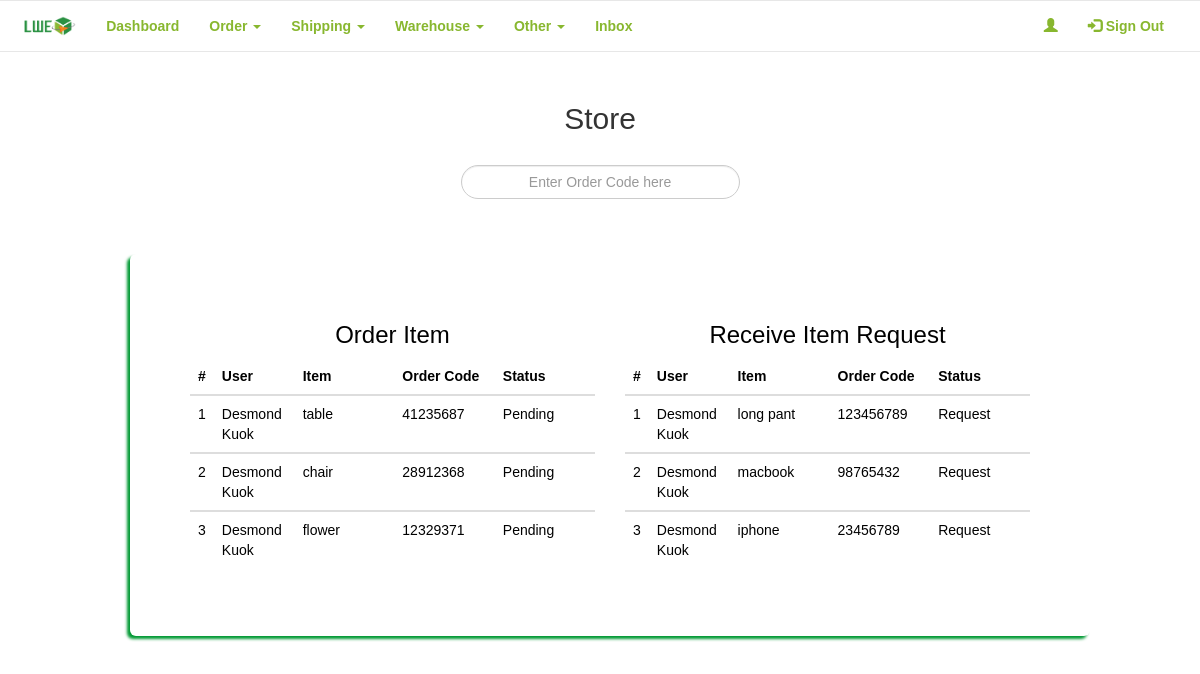
/LWE_Buy/admin/store.php, run on the app's committed database.
### tables this page shows
CREATE TABLE `order_list` (
  `ol_id` int(11) NOT NULL,
  `user_id` int(11) NOT NULL,
  `status` varchar(15) NOT NULL,
  `datetime` timestamp NOT NULL DEFAULT CURRENT_TIMESTAMP ON UPDATE CURRENT_TIMESTAMP,
  `price` decimal(10,2) DEFAULT NULL
);

CREATE TABLE `users` (
  `user_id` int(11) NOT NULL,
  `fname` varchar(50) NOT NULL,
  `lname` varchar(50) NOT NULL,
  `contact` varchar(15) DEFAULT NULL,
  `email` varchar(50) NOT NULL,
  `password` varchar(255) NOT NULL,
  `type` varchar(10) NOT NULL,
  `image` text NOT NULL,
  `login_status` varchar(55) NOT NULL
);

CREATE TABLE `order_item` (
  `oi_id` int(11) NOT NULL,
  `order_id` int(11) NOT NULL,
  `name` varchar(50) NOT NULL,
  `link` varchar(255) NOT NULL,
  `type` varchar(50) NOT NULL,
  `unit` int(15) NOT NULL,
  `remark` varchar(255) DEFAULT NULL,
  `price` decimal(10,2) DEFAULT NULL,
  `statuss` varchar(15) DEFAULT NULL,
  `order_code` varchar(25) DEFAULT NULL,
  `datetimes` timestamp NOT NULL DEFAULT CURRENT_TIMESTAMP ON UPDATE CURRENT_TIMESTAMP
);

CREATE TABLE `receive_request` (
  `rr_id` int(11) NOT NULL,
  `user_id` int(11) NOT NULL,
  `name` varchar(50) NOT NULL,
  `order_code` varchar(25) NOT NULL,
  `status` varchar(20) NOT NULL,
  `datetime` timestamp NOT NULL DEFAULT CURRENT_TIMESTAMP ON UPDATE CURRENT_TIMESTAMP
);

### LWE_Buy/admin/store.php (the view, shortened to what this page needs)
<?php
require_once '../connection/config.php';
$counter = 0;
$counters = 0;
$query2 = "SELECT *
            FROM ((order_list ol
            JOIN users us
            ON us.user_id = ol.user_id)
            JOIN order_item oi
            ON oi.order_id = ol.ol_id)
            WHERE statuss = 'Pending'";
$result2 = mysqli_query($con, $query2);
$query3 = "SELECT *
            FROM users us
            JOIN receive_request rr
            ON rr.user_id = us.user_id
            WHERE status= 'Request'";
$result3 = mysqli_query($con, $query3);
?>
<!DOCTYPE html>
<html data-ng-app="myApp">
    <head>
        <link rel="stylesheet" href="https://maxcdn.bootstrapcdn.com/bootstrap/3.3.7/css/bootstrap.min.css">
        <link href="../frameworks/css/style.css" rel="stylesheet"/>
    </head>
    <body>
        <div class="row">
            <?php include_once('nav.php')?>
        </div>
        <center>
            <div class="container">
                <div class="row" style="padding-top: 10px; padding-bottom: 15px;">
                    <div class="col-xs-12 col-md-12 col-lg-12">
                        <h2>Store</h2>
                    </div>
                </div>
            </div>
            <section class="content">
                <div class="container">
                    <div class="row">
                        <div class="col-xs-12 col-md-12 col-lg-12">
                            <form action="store.php" method="post">
                                <input type="text" name="search" class="form-control" autofocus placeholder="Enter Order Code here" style="border-radius: 30px; width: 30%; text-align:center;" required>
                                <br/>
                            </form>
                        </div>
                    </div>
                </div>
            </section>
            <br/>
            <section class="content">
                <div class="container">
                    <div class="row">
                        <div class="col-xs-12 col-md-12 col-lg-12 jumbotron">
                            <div class="row" style="padding-top: -10px;">
                                <div class="col-xs-12 col-md-6 col-lg-6">
                                    <h3>Order Item</h3>
                                    <?php
                                    if(mysqli_num_rows($result2) > 0)
                                    {
                                    ?>
                                    <table class="table thead-bordered table-hover" id="receive">
                                        <thead>
                                            <tr>
                                                <th width="5%">#</th>
                                                <th width="20%">User</th>
                                                <th width="25%">Item</th>
                                                <th width="25%">Order Code</th>
                                                <th width="25%">Status</th>
                                            </tr>
                                        </thead>
                                        <?php
                                            while($row = mysqli_fetch_array($result2))
                                            {
                                                $counter++;
                                                ?>
                                                <tbody>
                                                    <tr>
                                                        <td><?php echo $counter; ?></td>
                                                        <td><?php echo $row['fname']; ?> <?php echo $row['lname']; ?></td>
                                                        <td><?php echo $row['name']; ?></td>
                                                        <td><?php echo $row['order_code']; ?></td>
                                                        <td><?php echo $row['statuss']; ?></td>
                                                    </tr>
                                                </tbody>
                                                <?php
                                            }
                                        }else{
                                            ?>
                                                <p>There is order item need receive.</p>
                                            <?php
                                        }
                                    ?>
                                    </table>
                                </div>
                                <div class="col-xs-12 col-md-6 col-lg-6">
                                    <h3>Receive Item Request</h3>
                                    <?php
                                    if(mysqli_num_rows($result3) > 0)
                                    {
                                    ?>
                                    <table class="table thead-bordered table-hover" id="receives">
                                        <thead>
                                            <tr>
                                                <th width="5%">#</th>
                                                <th width="20%">User</th>
                                                <th width="25%">Item</th>
                                                <th width="25%">Order Code</th>
                                                <th width="25%">Status</th>
                                            </tr>
                                        </thead>
                                        <?php
                                            while($row = mysqli_fetch_array($result3))
                                            {
                                                $counters++;
                                                ?>
                                                <tbody>
                                                    <tr>
                                                        <td><?php echo $counters; ?></td>
                                                        <td><?php echo $row['fname']; ?> <?php echo $row['lname']; ?></td>
                                                        <td><?php echo $row['name']; ?></td>
                                                        <td><?php echo $row['order_code']; ?></td>
                                                        <td><?php echo $row['status']; ?></td>
                                                    </tr>
                                                </tbody>
                                                <?php
                                            }
                                        }else{
                                            ?>
                                                <p>There is no receive item request.</p>
                                            <?php
                                        }
                                    ?>
                                    </table>
                                </div>
                            </div>
                        </div>
                    </div>
                </div>
            </section>
        </center>
    </body>
</html>

### LWE_Buy/frameworks/css/style.css (style rules this page uses)
html, body { height: 100%; }
body { background-image: url("../../resources/img/bg.jpg"); font-family: sans-serif; overflow-x: hidden; }
.container { width: 80%; margin: 0px auto 5px auto;; min-height: 57%; }
.jumbotron { margin: 10px; background: #fff; border-radius: 5px; color: #000; box-shadow: -3px 3px 3px #009933; }

### data on the page
order_list: user.fname "Desmond", user.lname "Kuok", order_item.name "table", order_item.order_code "41235687", order_item.statuss "Pending", order_item.name "chair", order_item.order_code "28912368", order_item.name "flower", order_item.order_code "12329371"
receive_request: user.fname "Desmond", user.lname "Kuok", name "long pant", order_code "123456789", status "Request"
receive_request: user.fname "Desmond", user.lname "Kuok", name "macbook", order_code "98765432", status "Request"
receive_request: user.fname "Desmond", user.lname "Kuok", name "iphone", order_code "23456789", status "Request"
